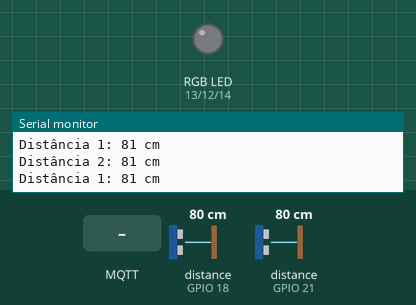
Simulated run of this sketch. Board: ESP32. Shown: an RGB LED mixed from three pins (HIGH = lit), the last lines printed to the serial monitor. Wiring (inferred from the names in the program): 2 × ultrasonic range finder: trigger GPIO 5, echo GPIO 18 / trigger GPIO 19, echo GPIO 21. The test bench sets the inputs (shaded band); at power-on: distance to the obstacle (sensors on GPIO 18, GPIO 21) 80 cm. The echo pulse lasts 58.3 µs per cm; WiFi joins after 1.5 s; servers stay silent unless stated; random numbers use the default seed unless the sketch sets one; no MQTT or app messages arrive unless stated; not simulated (calls return 0 or success): env.h; names the files do not define were given values by the test bench: BROKER_PORT = 1883; pins used as bus, display or sensor lines are not drawn.

Above: at 2.8 s.
2.9 s: MQTT message "Noite detectada" arrives on the first subscribed topic
At 4.8 s:
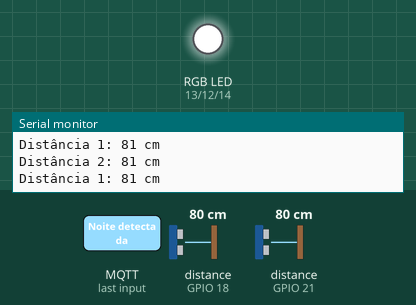
5.1 s: distance to the obstacle (sensor on GPIO 18) set to 11 cm
6.6 s: distance to the obstacle (sensor on GPIO 18) set to 8 cm
10.7 s: MQTT message "Dia detectado" arrives on the first subscribed topic
At 13.2 s:
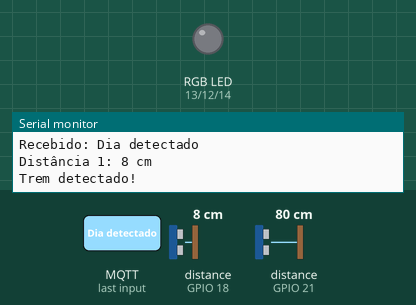
Timing chart, 0 to 14.7 s (numbered marks = the images above; inputs shaded):
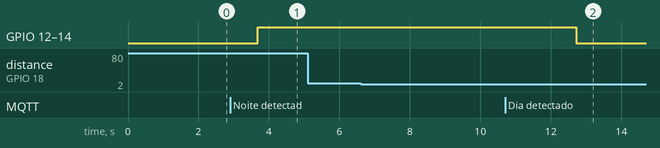

The sketch:

2.ino
```cpp
#include <WiFi.h>
#include <WiFiClientSecure.h>
#include <PubSubClient.h>
#include "env.h"

const byte TRIGGER_PIN  = 5;
const byte ECHO_PIN     = 18;
const byte TRIGGER_PIN2 = 19;
const byte ECHO_PIN2    = 21;

const int LED_R = 13;
const int LED_G = 12;
const int LED_B = 14;

WiFiClientSecure client;
PubSubClient mqtt(client);

void acenderBranco() {
  digitalWrite(LED_R, HIGH);
  digitalWrite(LED_G, HIGH);
  digitalWrite(LED_B, HIGH);
}

void apagarRGB() {
  digitalWrite(LED_R, LOW);
  digitalWrite(LED_G, LOW);
  digitalWrite(LED_B, LOW);
}

void conectarAoBroker(){
  mqtt.setServer(BROKER_URL, BROKER_PORT);
  String BoardID = "S2";
  mqtt.connect(BoardID.c_str(), BROKER_USER, BROKER_PASS);

  while(!mqtt.connected()){
    BoardID += String(random(0xffff), HEX);
    Serial.print(".");
    delay(200);
  }

  mqtt.subscribe(TOPIC_ILUM);
  mqtt.setCallback(callback);
  Serial.println("\nConectado ao Broker!");
}

void setup() {
  Serial.begin(115200);
  client.setInsecure();

  Serial.println("Conectando ao WiFi");
  WiFi.begin(WIFI_SSID, WIFI_PASS);

  while(WiFi.status() != WL_CONNECTED){
    Serial.print(".");
    delay(200);
  }
  Serial.println("\nConectado com Sucesso!");

  Serial.println("Conectando ao Broker...");
  conectarAoBroker();

  // Sensores
  pinMode(TRIGGER_PIN, OUTPUT);
  pinMode(ECHO_PIN, INPUT);

  pinMode(TRIGGER_PIN2, OUTPUT);
  pinMode(ECHO_PIN2, INPUT);

  // LED RGB
  pinMode(LED_R, OUTPUT);
  pinMode(LED_G, OUTPUT);
  pinMode(LED_B, OUTPUT);

  apagarRGB(); // começa apagado
}

long lerDistancia() {
  digitalWrite(TRIGGER_PIN, LOW);
  delayMicroseconds(2);
  digitalWrite(TRIGGER_PIN, HIGH);
  delayMicroseconds(10);
  digitalWrite(TRIGGER_PIN, LOW);

  long duracao = pulseIn(ECHO_PIN, HIGH);
  long distancia = duracao * 0.034924 / 2;

  return distancia;
}

long lerDistancia2() {
  digitalWrite(TRIGGER_PIN2, LOW);
  delayMicroseconds(2);
  digitalWrite(TRIGGER_PIN2, HIGH);
  delayMicroseconds(10);
  digitalWrite(TRIGGER_PIN2, LOW);

  long duracao2 = pulseIn(ECHO_PIN2, HIGH);
  long distancia2 = duracao2 * 0.034924 / 2;

  return distancia2;
}

void loop() {
  if(!mqtt.connected()){
    Serial.println("Desconectado do broker, tentando reconexão...");
    conectarAoBroker();
  }

  long distancia = lerDistancia();
  Serial.print("Distância 1: ");
  Serial.print(distancia);
  Serial.println(" cm");

  if(distancia < 10){
    Serial.println("Trem detectado!");
    mqtt.publish(TOPIC_PRESENCA1, "Trem detectado");
    delay(2000);
  }

  delay(500);

  long distancia2 = lerDistancia2();
  Serial.print("Distância 2: ");
  Serial.print(distancia2);
  Serial.println(" cm");

  if(distancia2 < 10){
    Serial.println("Trem detectado!");
    mqtt.publish(TOPIC_PRESENCA2, "Trem detectado");
    delay(2000);
  }

  delay(500);
  mqtt.loop();
}

void callback(char* topic, byte* payload, unsigned int length){
  String msg = "";
  for(int i = 0; i < length; i++){
    msg += (char) payload[i];
  }

  Serial.println("Recebido: " + msg);

  if(strcmp(topic, TOPIC_ILUM) == 0){

    if(msg == "Noite detectada"){
      acenderBranco();   // acende LED RGB em branco
    }

    else if(msg == "Dia detectado"){
      apagarRGB();       // desliga LED RGB
    }
  }
}
```

Measured:
- after the input at 2.9 s, GPIO 12 (LED_G), GPIO 13 (LED_R), GPIO 14 (LED_B): LOW → HIGH after 0.78 s
- after the input at 10.7 s, GPIO 12 (LED_G), GPIO 13 (LED_R), GPIO 14 (LED_B): HIGH → LOW after 2.0 s
